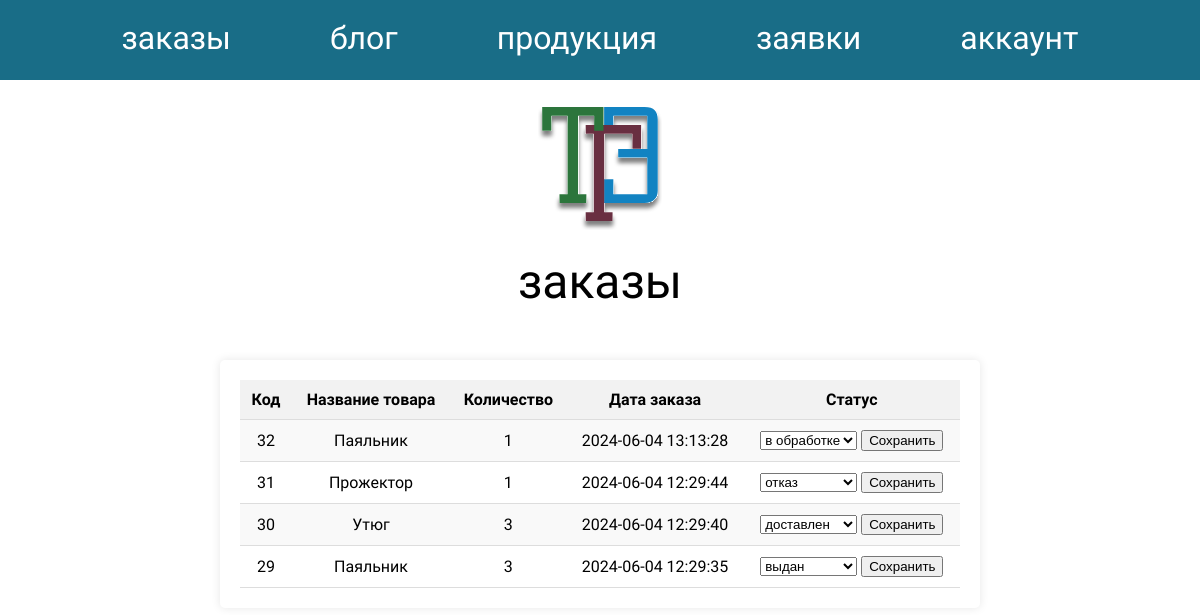
The app's page /admin_order.php (signed in) with its own data.
### tables this page shows
CREATE TABLE `Orders` (
  `OrderID` int NOT NULL,
  `UserID` int DEFAULT NULL,
  `ProductID` int DEFAULT NULL,
  `Quantity` int NOT NULL,
  `OrderDate` timestamp NULL DEFAULT CURRENT_TIMESTAMP,
  `OrderStatus` varchar(50) NOT NULL DEFAULT 'Pending'
);

CREATE TABLE `Products` (
  `ProductID` int NOT NULL,
  `ImagePath` varchar(255) NOT NULL,
  `Name` varchar(100) NOT NULL,
  `Description` text NOT NULL
);

### admin_order.php (the view, shortened to what this page needs)
<?php
include 'config.php';
$sqlOrders = "
    SELECT Orders.OrderID, Orders.ProductID, Products.Name AS ProductName, Orders.Quantity, Orders.OrderDate, Orders.OrderStatus
    FROM Orders
    JOIN Products ON Orders.ProductID = Products.ProductID
    ORDER BY Orders.OrderDate DESC
";
$result = $conn->query($sqlOrders);
?>
<!DOCTYPE html>
<html lang="en">
<head>
    <link rel="stylesheet" href="style.css">
</head>
<body>
<header>
    <div class="toolbar">
        <a href="admin_order.php">заказы</a>
        <a href="blog_admin.php">блог</a>
        <a href="product_admin.php">продукция</a>
        <a href="callback_admin.php">заявки</a>
        <a href="profile_admin.php">аккаунт</a>
    </div>
</header>
<div class="content">
    <img src="img/logo_light.svg" alt="">
    <p class="title_page">заказы</p>
<?php if ($result->num_rows > 0): ?>
    <div class='orders_list'>
        <table>
            <tr><th>Код</th><th>Название товара</th><th>Количество</th><th>Дата заказа</th><th>Статус</th></tr>
            <?php while ($row = $result->fetch_assoc()): ?>
                <tr>
                    <td><?php echo htmlspecialchars($row['OrderID']); ?></td>
                    <td><?php echo htmlspecialchars($row['ProductName']); ?></td>
                    <td><?php echo htmlspecialchars($row['Quantity']); ?></td>
                    <td><?php echo htmlspecialchars($row['OrderDate']); ?></td>
                    <td>
                        <form action="" method="post">
                            <select name="order_status">
                                <option value="в обработке" <?php echo ($row['OrderStatus'] == 'в обработке') ? 'selected' : ''; ?>>в обработке</option>
                                <option value="отказ" <?php echo ($row['OrderStatus'] == 'отказ') ? 'selected' : ''; ?>>отказ</option>
                                <option value="доставлен" <?php echo ($row['OrderStatus'] == 'доставлен') ? 'selected' : ''; ?>>доставлен</option>
                                <option value="выдан" <?php echo ($row['OrderStatus'] == 'выдан') ? 'selected' : ''; ?>>выдан</option>
                            </select>
                            <button type="submit">Сохранить</button>
                        </form>
                    </td>
                </tr>
            <?php endwhile; ?>
        </table>
    </div>
<?php else: ?>
    <p>У вас нет заказов.</p>
<?php endif; ?>
</div>
</body>
</html>

### style.css (style rules this page uses)
* { padding: 0 auto; margin: 0 auto; transition: 0.5s; }
body { font-family: 'Jura'; }
header { display: flex; width: 100%; background-color: #196D87; height: 80px; }
.toolbar { width: 80%; display: flex; text-align: center; align-items: center; gap: 10%; }
.toolbar a { font-size: 32px; color: #fff; text-decoration: none; position: relative; padding-bottom: 5px; }
.toolbar a::before, .toolbar a::after { content: ""; position: absolute; width: 0; height: 2px; bottom: 0; background-color: #fff; transition: all 0.5s ease; }
.toolbar a::before { left: 50%; }
.toolbar a::after { right: 50%; }
.content { display: flex; flex-direction: column; text-align: center; }
.title_page { font-size: 48px; }
.orders_list { width: 60%; margin-top: 50px; margin-bottom: 50px; padding: 20px; border-radius: 5px; box-shadow: 0 0 10px rgba(0, 0, 0, 0.1); }
.orders_list table { width: 100%; border-collapse: collapse; }
.orders_list th, .orders_list td { padding: 10px; border-bottom: 1px solid #ddd; text-align: center; }
.orders_list th { background-color: #f2f2f2; }
.orders_list tr:nth-child(even) { background-color: #f9f9f9; }

### records on screen
orders: OrderID "32", ProductID.Name "Паяльник", Quantity "1", OrderDate "2024-06-04 13:13:28", order_status "в обработке"
orders: OrderID "31", ProductID.Name "Прожектор", Quantity "1", OrderDate "2024-06-04 12:29:44", order_status "отказ"
orders: OrderID "30", ProductID.Name "Утюг", Quantity "3", OrderDate "2024-06-04 12:29:40", order_status "доставлен"
orders: OrderID "29", ProductID.Name "Паяльник", Quantity "3", OrderDate "2024-06-04 12:29:35", order_status "выдан"
